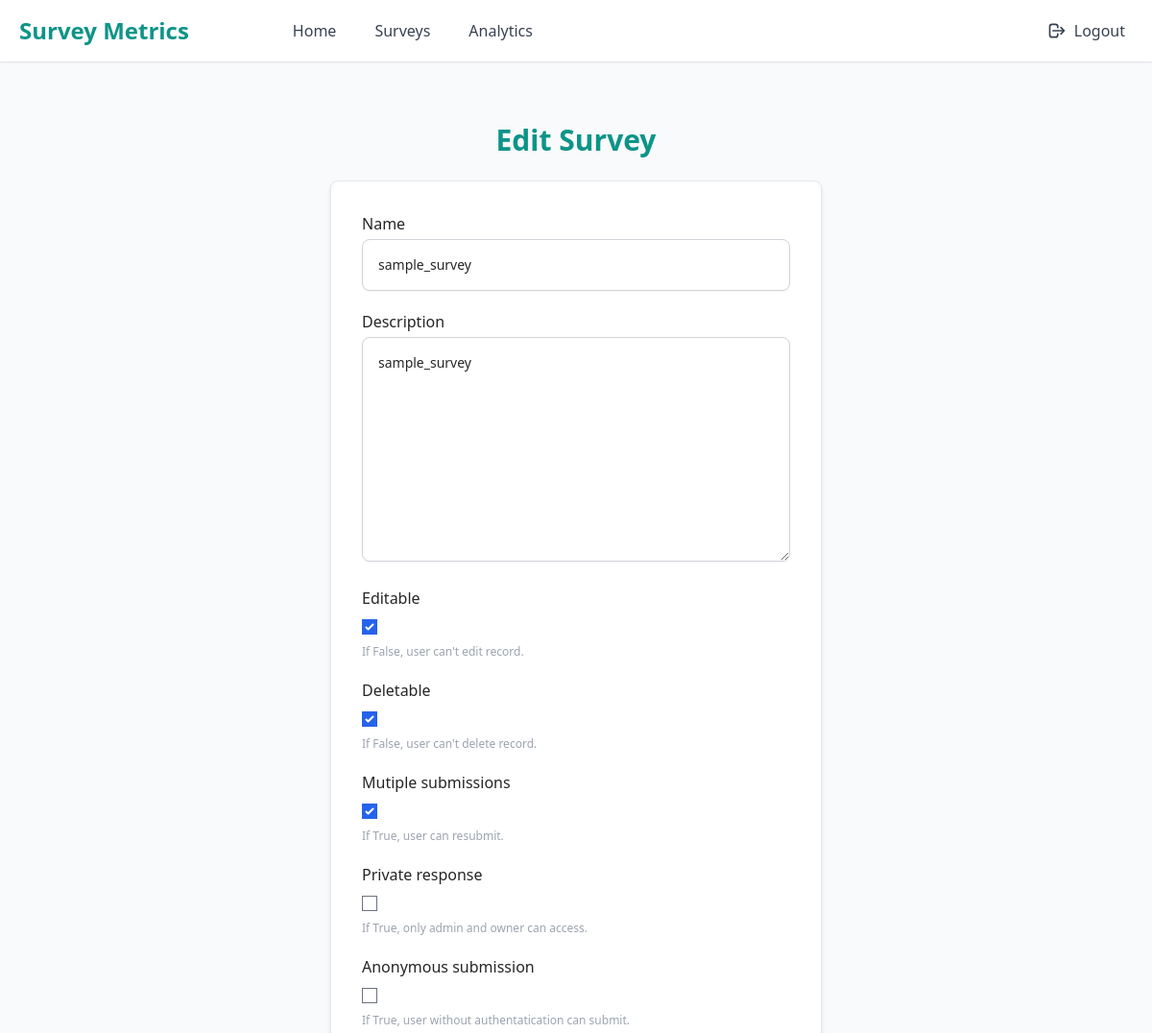
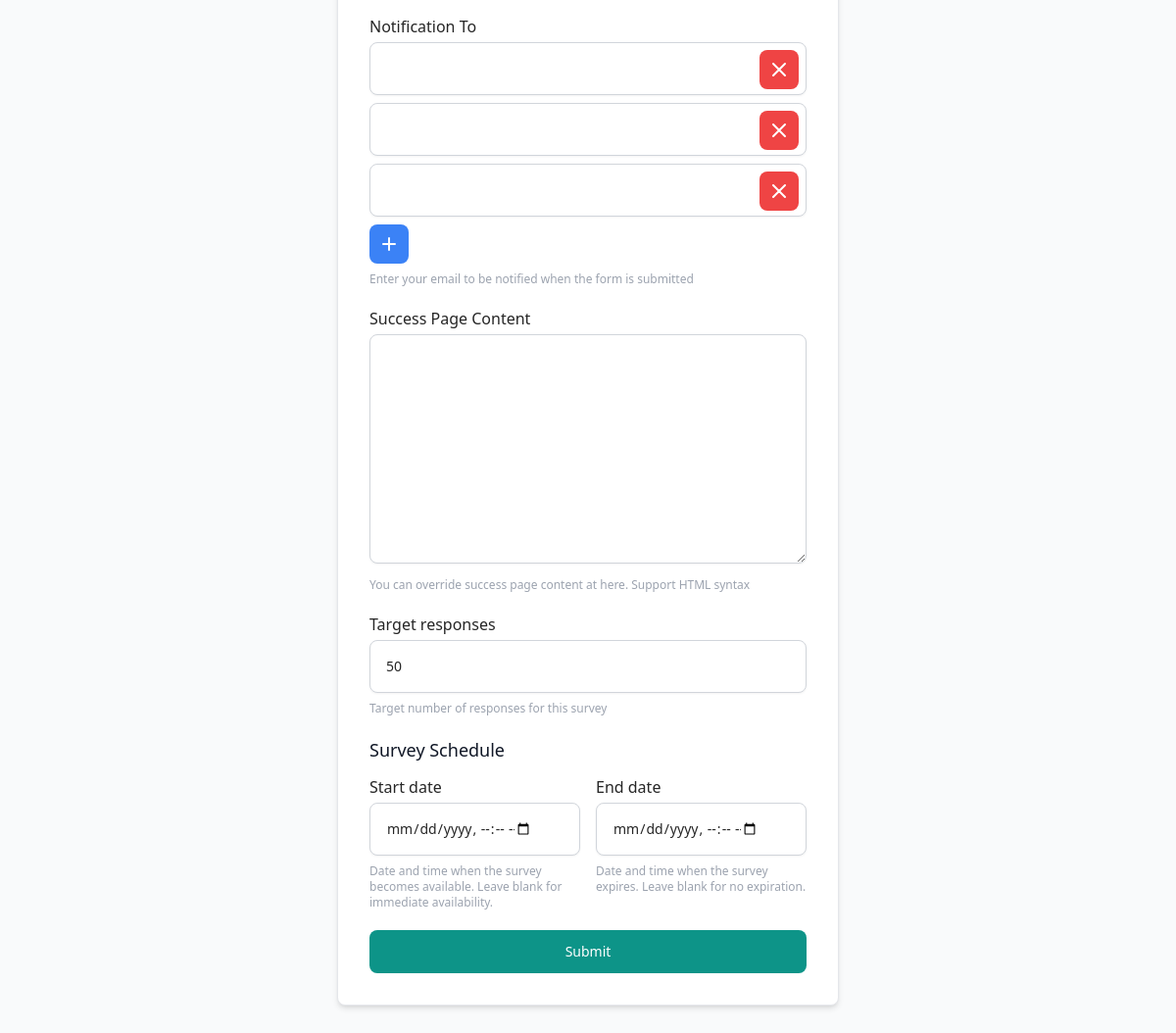
The page /dashboard/edit/survey/sample_survey/ (signed in) on the database its author committed (2 pictures, top to bottom).
### djf_surveys/models.py (models this page shows, shortened)
class BaseModel(models.Model):
    created_at = models.DateTimeField(auto_now_add=True)
    updated_at = models.DateTimeField(auto_now=True)
    class Meta:
        abstract = True

class Survey(BaseModel):
    name = models.CharField(_("name"), max_length=200)
    description = models.TextField(_("description"), default='')
    slug = models.SlugField(_("slug"), max_length=225, default='')
    valid_until = models.DateTimeField(_("valid until"), blank=True, null=True,
                                       help_text=_("Specify the expiration date for this survey."))
    editable = models.BooleanField(_("editable"), default=True,
                                   help_text=_("If False, user can't edit record."))
    deletable = models.BooleanField(_("deletable"), default=True,
                                    help_text=_("If False, user can't delete record."))
    duplicate_entry = models.BooleanField(_("mutiple submissions"), default=False,
                                          help_text=_("If True, user can resubmit."))
    private_response = models.BooleanField(_("private response"), default=False,
                                           help_text=_("If True, only admin and owner can access."))
    can_anonymous_user = models.BooleanField(_("anonymous submission"), default=False,
                                             help_text=_("If True, user without authentatication can submit."))
    notification_to = models.TextField(_("Notification To"), blank=True, null=True,
                                       help_text=_("Enter your email to be notified when the form is submitted"))
    success_page_content = models.TextField(
        _("Success Page Content"), blank=True, null=True,
        help_text=_("You can override success page content at here. Support HTML syntax")
    )
    start_date = models.DateTimeField(
        _("start date"), blank=True, null=True,
        help_text=_("Date and time when the survey becomes available. Leave blank for immediate availability.")
    )
    end_date = models.DateTimeField(
        _("end date"), blank=True, null=True,
        help_text=_("Date and time when the survey expires. Leave blank for no expiration.")
    )
    target_responses = models.PositiveIntegerField(
        _("target responses"),
        default=100,
        help_text=_("Target number of responses for this survey")
    )
    class Meta:
        verbose_name = _("survey")
        verbose_name_plural = _("surveys")

### djf_surveys/admins/views.py (the view, shortened to what this page needs)
# urls.py: path('edit/survey/<str:slug>/', admin_views.AdminEditSurveyView.as_view(), name='admin_edit_survey'),
@method_decorator(staff_member_required, name='dispatch')
class AdminEditSurveyView(ContextTitleMixin, UpdateView):
    model = Survey
    form_class = SurveyForm
    template_name = 'djf_surveys/admins/form.html'
    title_page = _("Edit Survey")

### djf_surveys/admins/v2/forms.py (shortened to what this page needs)
class SurveyForm(forms.ModelForm):
    class Meta:
        model = Survey
        fields = [
            'name', 'description', 'editable', 'deletable',
            'duplicate_entry', 'private_response', 'can_anonymous_user',
            'notification_to', 'success_page_content', 'start_date', 'end_date','target_responses'
        ]
    def __init__(self, *args, **kwargs):
        super().__init__(*args, **kwargs)
        self.fields['notification_to'].widget = InlineChoiceField()
        self.fields['start_date'].widget = forms.DateTimeInput(
            attrs={'type': 'datetime-local'},
            format='%Y-%m-%dT%H:%M'
        )
        self.fields['end_date'].widget = forms.DateTimeInput(
            attrs={'type': 'datetime-local'},
            format='%Y-%m-%dT%H:%M'
        )

### djf_surveys/context_processors.py (called while the page is built)
def surveys_context(request):
    context = {
        'get_master_template': app_settings.SURVEY_MASTER_TEMPLATE,
        'chart_js_src': app_settings.CHART_JS_SRC,
        'get_type_field': get_type_field,
        'link_back_on_success_page': app_settings.SURVEY_LINK_BACK_ON_SUCCESS_PAGE
    }
    return context

### djf_surveys/mixin.py (called while the page is built)
    def get_title_page(self):
        return self.title_page

    def get_sub_title_page(self):
        return self.sub_title

    def get_context_data(self, **kwargs):
        if 'form' not in kwargs:
            kwargs['title'] = self.get_title_page()
            kwargs['title_page'] = self.get_title_page()
            kwargs['sub_title_page'] = self.get_sub_title_page()
        return super().get_context_data(**kwargs)

### djf_surveys/templatetags/djf_survey_tags.py (called while the page is built)
@register.filter(name='addclass')
def addclass(field, class_attr):
    return field.as_widget(attrs={'class': class_attr})

### djf_surveys/widgets.py (called while the page is built)
    def get_context(self, name, value, attrs):
        context = super().get_context(name, value, attrs)
        if context['widget']['value']:
            context['widget']['choice_value'] = [x.strip() for x in context['widget']['value'].split(',')]
        else:
            context['widget']['choice_value'] = []
        choices_count = len(context['widget']['choice_value'])
        context['widget']['extra'] = range(1 + choices_count, self.extra + 1 + choices_count)
        return context

### djf_surveys/templates/djf_surveys/admins/form.html (shortened to what this page needs)
{% extends 'djf_surveys/admins/master.html' %}
{% load djf_survey_tags i18n %}
{% block content %}
    <div class="max-w-screen-xl px-4 py-16 mx-auto sm:px-6 lg:px-8">
        <div class="max-w-lg mx-auto">
            <h1 class="text-2xl font-bold text-center text-teal-600 sm:text-3xl">{{ title_page }}</h1>
            <div class="p-8 mt-6 mb-0 space-y-4 rounded-lg shadow-md border border-gray-200 bg-white">
                <form method="post">
                    {% for field in form %}
                        {% if field.name != 'start_date' and field.name != 'end_date' %}
                            <div class="mb-5" id="section_field_{{ field.auto_id }}">
                                <label for="email" class="text-base font-medium">{{ field.label }}</label>
                                <div class="mt-1">
                                    {% if field.field.widget.input_type == 'radio' or field.field.widget.input_type == 'checkbox' %}
                                        {{ field }}
                                    {% else %}
                                        {{ field|addclass:'w-full p-4 pr-12 text-sm border-gray-300 rounded-lg shadow-sm focus:border-teal-500 focus:ring-teal-500' }}
                                    {% endif %}
                                </div>
                                <p class="text-xs text-gray-400 mt-2">{{ field.help_text }}</p>
                            </div>
                        {% endif %}
                    {% endfor %}
                    {% if 'start_date' in form.fields and 'end_date' in form.fields %}
                        <div class="mb-5">
                            <h3 class="text-lg font-medium text-gray-900 mb-3">{% trans "Survey Schedule" %}</h3>
                            <div class="grid grid-cols-1 md:grid-cols-2 gap-4">
                                <div id="section_field_{{ form.start_date.auto_id }}">
                                    <label for="{{ form.start_date.auto_id }}" class="text-base font-medium">{{ form.start_date.label }}</label>
                                    <div class="mt-1">
                                        {{ form.start_date|addclass:'w-full p-4 pr-12 text-sm border-gray-300 rounded-lg shadow-sm focus:border-teal-500 focus:ring-teal-500' }}
                                    </div>
                                    <p class="text-xs text-gray-400 mt-2">{{ form.start_date.help_text }}</p>
                                </div>
                                <div id="section_field_{{ form.end_date.auto_id }}">
                                    <label for="{{ form.end_date.auto_id }}" class="text-base font-medium">{{ form.end_date.label }}</label>
                                    <div class="mt-1">
                                        {{ form.end_date|addclass:'w-full p-4 pr-12 text-sm border-gray-300 rounded-lg shadow-sm focus:border-teal-500 focus:ring-teal-500' }}
                                    </div>
                                    <p class="text-xs text-gray-400 mt-2">{{ form.end_date.help_text }}</p>
                                </div>
                            </div>
                        </div>
                    {% endif %}
                    <button type="submit" class="block w-full mt-5 px-5 py-3 text-sm font-medium text-white bg-teal-600 rounded-lg hover:bg-teal-700 focus:outline-none focus:ring-2 focus:ring-teal-500 focus:ring-offset-2 transition-colors duration-200">
                        {% trans "Submit" %}
                    </button>
                </form>
            </div>
        </div>
    </div>
{% endblock %}

### rows shown on the page
Survey: form "sample_survey" "sample_survey" "50", form "☑" "☑" "☑"

### other values the page prints
{{ title_page }} "Edit Survey"
{{ field.label }} "Name" "Description" "Editable" "Deletable" "Mutiple submissions" "Private response" "Anonymous submission" "Notification To" "Success Page Content" "Target responses"
{{ field.help_text }} "If False, user can't edit record." "If False, user can't delete record." "If True, user can resubmit." "If True, only admin and owner can access." "If True, user without authentatication can submit." "Enter your email to be notified when the form is submitted" "You can override success page content at here. Support HTML syntax" "Target number of responses for this survey"
